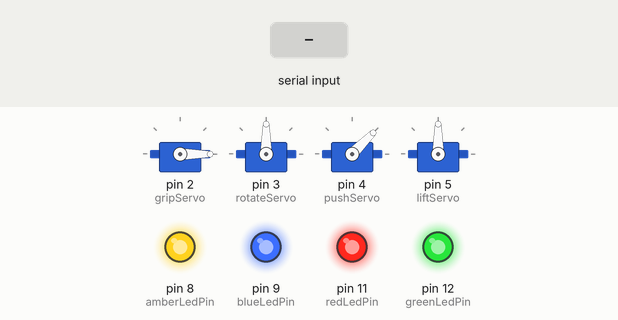
Recording of a sketch running on a simulated Arduino Uno, built with avr-gcc and run on an emulated ATmega328P. Parts: 4 × servo, output pins drawn as LEDs (lit = HIGH). The inputs (shaded band) are chosen by the test bench.

Above: at 1.2 s.
1.3 s: byte 1 (1) received over Serial
At 2.5 s:
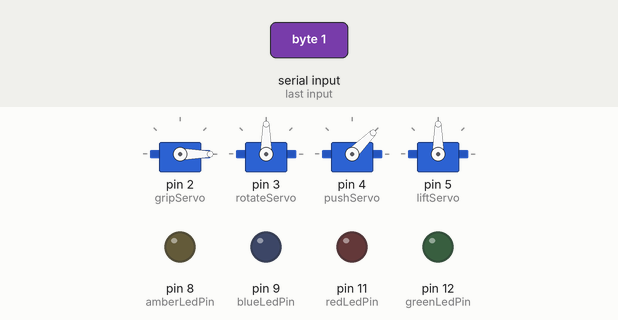
2.8 s: byte 2 (2) received over Serial
At 3.6 s:
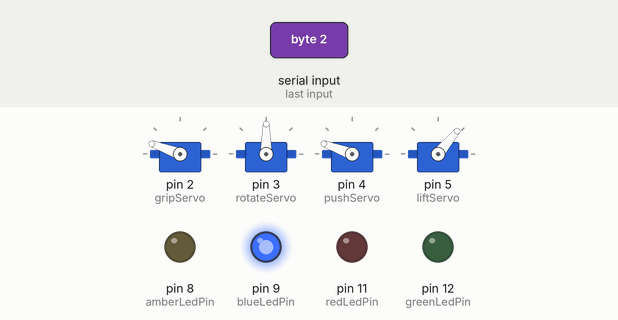
4.3 s: byte 3 (3) received over Serial
At 4.9 s:
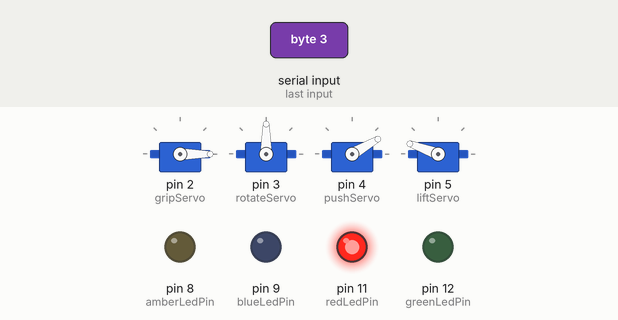
5.8 s: byte 4 (4) received over Serial
At 7.0 s:
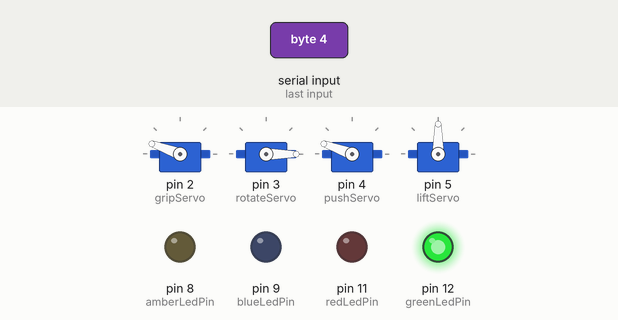
7.3 s: byte 5 (5) received over Serial
At 8.4 s:
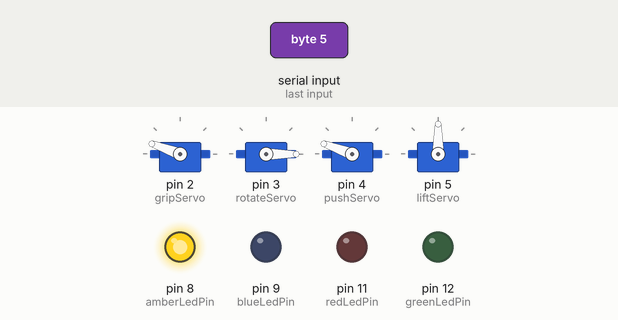
8.8 s: "1" received over Serial
At 9.5 s:
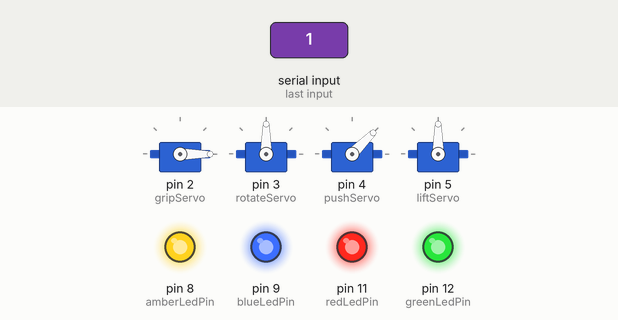
Timing chart, 0 to 11.3 s (numbered marks = the images above; inputs shaded):
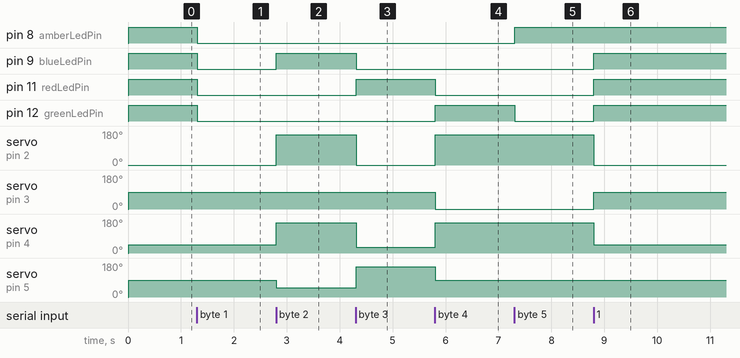

Measured:
- after the input at 1.3 s, pin 8 (amberLedPin), pin 9 (blueLedPin), pin 11 (redLedPin), pin 12 (greenLedPin): HIGH → LOW at once
- after the input at 2.8 s, pin 9 (blueLedPin): LOW → HIGH at once; servo on pin 2 (gripServo): 0° → 160° at once; servo on pin 4 (pushServo): 45° → 160° at once; servo on pin 5 (liftServo): 90° → 50° at once
- after the input at 4.3 s, pin 9 (blueLedPin): HIGH → LOW at once; pin 11 (redLedPin): LOW → HIGH at once; servo on pin 2 (gripServo): 160° → 0° at once; servo on pin 4 (pushServo): 160° → 30° at once; servo on pin 5 (liftServo): 50° → 160° at once
- after the input at 5.8 s, pin 11 (redLedPin): HIGH → LOW at once; pin 12 (greenLedPin): LOW → HIGH at once; servo on pin 2 (gripServo): 0° → 160° at once; servo on pin 3 (rotateServo): 90° → 0° at once; servo on pin 4 (pushServo): 30° → 160° at once
- after the input at 7.3 s, pin 8 (amberLedPin): LOW → HIGH at once; pin 12 (greenLedPin): HIGH → LOW at once
- after the input at 8.8 s, pin 9 (blueLedPin), pin 11 (redLedPin), pin 12 (greenLedPin): LOW → HIGH at once; servo on pin 2 (gripServo): 160° → 0° at once; servo on pin 3 (rotateServo): 0° → 90° at once; servo on pin 4 (pushServo): 160° → 45° at once

The sketch:

arduino_colour_led_de_arm_servos.ino
```cpp
#include <Servo.h>

/*----------------------------------------------------------------------------------------------------*/
// WEKINATOR
int colourInput;

/*----------------------------------*/
// SERVOS
Servo gripServo;
Servo rotateServo;
Servo pushServo;
Servo liftServo;

// gripServo ints
int gripPos;
int closePos = 0;
int openPos = 160;

// rotateServo ints
int rotatePos;
int centreRotatePos = 90;
int leftPos = 0;
int rightPos = 0;

// pushServo ints
int pushPos;
int centrePushPos = 45;
int forwardPos = 160;
int backPos = 30;

// liftServo ints
int liftPos;
int centreLiftPos = 90;
int upPos = 160;
int downPos = 50;

/*----------------------------------*/
// LEDs
const int redLedPin = 11;
const int greenLedPin = 12;
const int amberLedPin = 8;
const int blueLedPin = 9;

int red = 0;
int green = 0;
int amber = 0;
int blue = 0;

/*----------------------------------*/
// TIMING
unsigned long previousMillis = 0;  // will store last time LED was updated
const long interval = 10;  // interval at which to loop (milliseconds) - won't change

/*----------------------------------------------------------------------------------------------------*/
// SETUP
void setup() {
  Serial.begin(9600);  // initialise the serial communication

  pinMode(redLedPin, OUTPUT);
  pinMode(greenLedPin, OUTPUT);
  pinMode(amberLedPin, OUTPUT);
  pinMode(blueLedPin, OUTPUT);

  gripServo.attach(2);      // Grip servo on pin 3
  rotateServo.attach(3);    // Rotation servo on pin 3
  pushServo.attach(4);
  liftServo.attach(5);
}

/*----------------------------------------------------------------------------------------------------*/
// LOOP
void loop() {
  // wait for a message to arrive
  if (Serial.available()) {
    // save the message when it arrives
    colourInput = Serial.read();
  }

  // here is where you'd put code that needs to be running all the time.
  unsigned long currentMillis = millis();

  if (currentMillis - previousMillis >= interval) {
    // save the last timing
    previousMillis = currentMillis;

    switch (colourInput) {
        /*----------------------------------*/
        // NO COLOUR
        case 1:
          red = 0;
          green = 0;
          amber = 0;
          blue = 0;

          gripPos = closePos;
          rotatePos = centreRotatePos;
          pushPos = centrePushPos;
          liftPos = centreLiftPos;
          break;

        /*----------------------------------*/
        // BLUE
        case 2:
          red = 0;
          green = 0;
          amber = 0;
          blue = 1;

          gripPos = openPos;
          rotatePos = centreRotatePos;
          pushPos = forwardPos;
          liftPos = downPos;
          break;

        /*----------------------------------*/
        // RED
        case 3:
          red = 1;
          green = 0;
          amber = 0;
          blue = 0;

          gripPos = closePos;
          rotatePos = centreRotatePos;
          pushPos = backPos;
          liftPos = upPos;
          break;

        /*----------------------------------*/
        // GREEN
        case 4:
          red = 0;
          green = 1;
          amber = 0;
          blue = 0;

          gripPos = openPos;
          rotatePos = rightPos;
          pushPos = forwardPos;
          liftPos = centreLiftPos;
          break;

        /*----------------------------------*/
        // AMBER (Black input)
        case 5:
          red = 0;
          green = 0;
          amber = 1;
          blue = 0;

          gripPos = openPos;
          rotatePos = leftPos;
          pushPos = forwardPos;
          liftPos = centreLiftPos;
          break;

        /*----------------------------------*/
        // DEFAULT  (no signal)
        default:
          red = 1;
          green = 1;
          amber = 1;
          blue = 1;

          gripPos = closePos;
          rotatePos = centreRotatePos;
          pushPos = centrePushPos;
          liftPos = centreLiftPos;
          break;
      }
  }

/*----------------------------------------------------------------------------------------------------*/
// WRITE OUTPUTS
/*----------------------------------*/
// write LEDs
digitalWrite(redLedPin, red);
digitalWrite(greenLedPin, green);
digitalWrite(amberLedPin, amber);
digitalWrite(blueLedPin, blue);

/*----------------------------------*/
// write servos
gripServo.write(gripPos);
rotateServo.write(rotatePos);
pushServo.write(pushPos);
liftServo.write(liftPos);
}
```
